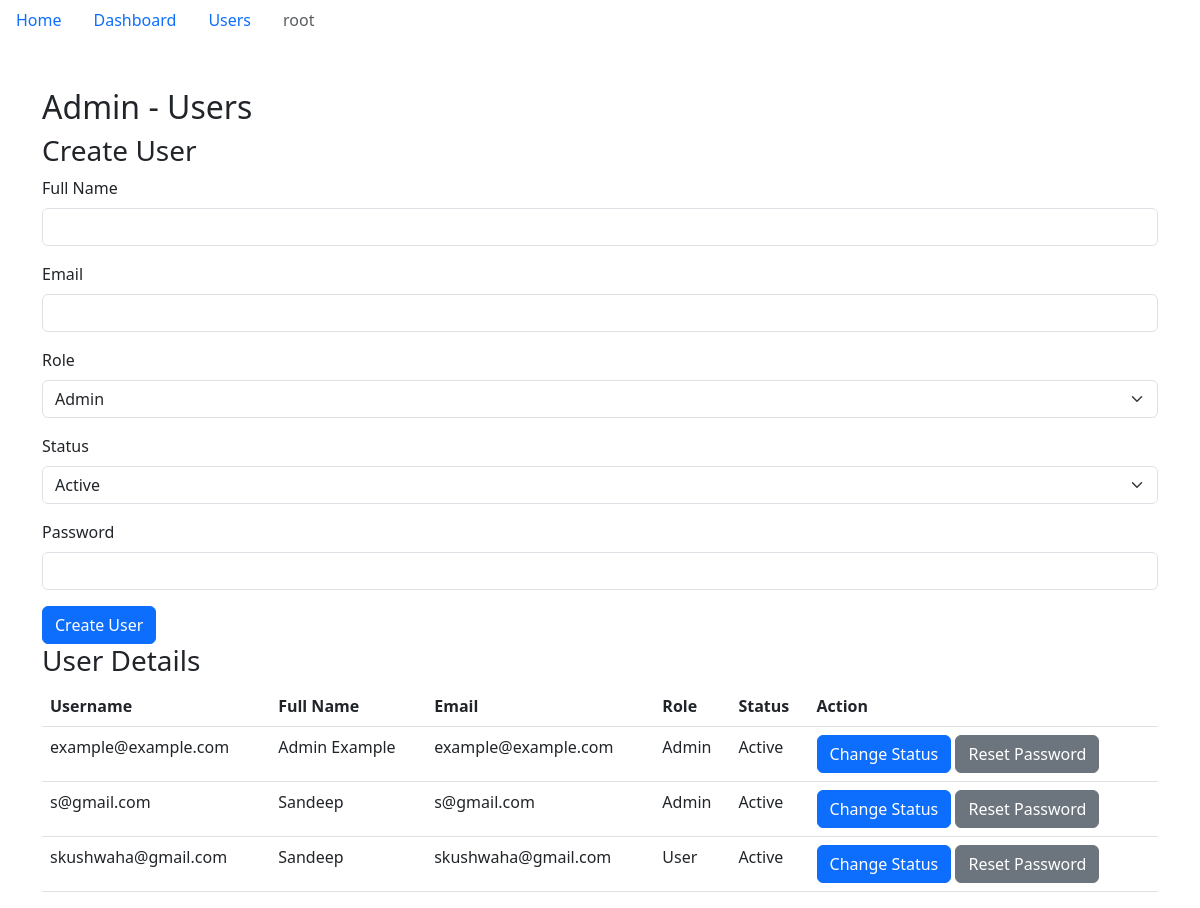
Screenshot of /admin/users.php (signed in) with the database file from the repository.
### tables this page shows
CREATE TABLE IF NOT EXISTS `users` (
  `username` varchar(100) NOT NULL,
  `password` varchar(255) DEFAULT NULL,
  `full_name` varchar(255) DEFAULT NULL,
  `email` varchar(255) DEFAULT NULL,
  `role` enum('Admin','User','Others') DEFAULT NULL,
  `created_date` timestamp NULL DEFAULT CURRENT_TIMESTAMP,
  `modified` timestamp NULL DEFAULT CURRENT_TIMESTAMP ON UPDATE CURRENT_TIMESTAMP,
  `status` enum('Active','Deactive') DEFAULT NULL,
  PRIMARY KEY (`username`)
);

### admin/models/users_det.php (the view, shortened to what this page needs)
<?php
        $stmt = $pdo->query("SELECT * FROM users");
        $users = $stmt->fetchAll();
        ?>
        <h3>User Details</h3>
        <table class="table">
            <thead>
                <tr>
                    <th>Username</th>
                    <th>Full Name</th>
                    <th>Email</th>
                    <th>Role</th>
                    <th>Status</th>
                    <th>Action</th>
                </tr>
            </thead>
<tbody>
    <?php foreach ($users as $user) : ?>
        <tr>
            <td><?php echo $user['username']; ?></td>
            <td><?php echo $user['full_name']; ?></td>
            <td><?php echo $user['email']; ?></td>
            <td><?php echo $user['role']; ?></td>
            <td><?php echo $user['status']; ?></td>
            <td class="changestatus" >
                <button class="btn btn-primary" onclick="showStatusModal('<?php echo $user['username']; ?>', '<?php echo $user['status']; ?>')">Change Status</button>
    <button class="btn btn-secondary" onclick="showPasswordModal('<?php echo $user['username']; ?>')">Reset Password</button>            </td>
        </tr>
    <?php endforeach; ?>
</tbody>
        </table>
    </div>

### rows the page displays
users: username "example@example.com", full_name "Admin Example", email "example@example.com", role "Admin", status "Active"
users: username "s@gmail.com", full_name "Sandeep", email "s@gmail.com", role "Admin", status "Active"
users: username "skushwaha@gmail.com", full_name "Sandeep", email "skushwaha@gmail.com", role "User", status "Active"

### other values shown
$username "root"
